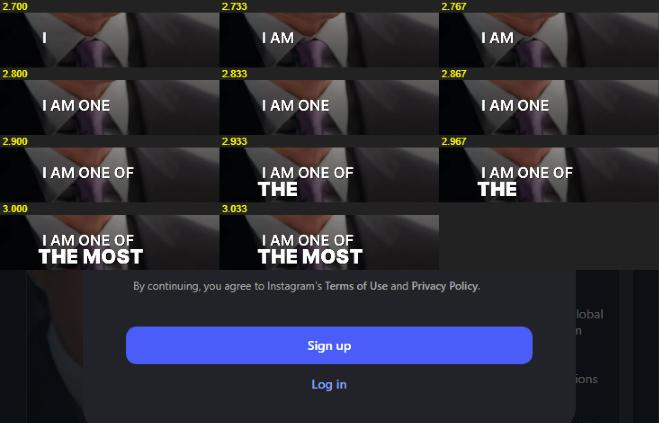
#> input picture presets/youtube-shorts/onyx-samples/references/batch2-shots/02-doac-word-build-strip.png, 659 x 423 px
$ python -i overlays.py   (imports and definitions only)
#> lines starting #> are read from the running program, lines starting #| are printed output that depends on the picture
### presets/youtube-shorts/onyx-samples/kit/reactions/tools/geom.py
"""geom.py: the reaction-video geometry (Affan's layout, 1080x1920) and the source-frame / preview helpers.

Layers (his values, read from the timeline 2026-10-07):
  screen  2560x1440 OBS capture, Scale 71 at (0.42963, 0.28906)  -> panel box x 0..1080, y 44..1038 (the face layer covers y >= 1038)
  face    1920x1080 camera, Scale 65 at (0.5, 0.72344) in the split; Scale 132 at (0.5, 0.48958) face-only (his own framing)
A VIEW is what the screen panel shows: a source-pixel centre (cx, cy) and a zoom z relative to his default (z = 1 is Scale 71).
view_motion() turns it into Premiere Motion values (Scale %, Position as a fraction of the frame, Crop % per edge, in layer
space) so the zoomed layer is cropped to exactly the panel box and never leaks into the bars.

A plan's views[] entry {t0, t1, view, [anim: [t, dur], from, anim_out: [t, dur]], [ease], [drift]} (2026-10-13 additions):
  ease   the curve of anim / anim_out: "outCubic" (default, the original push-in) | "inOutCubic" | "inOutSine" | "linear"
  drift  a z multiplier reached at the view's t1 (e.g. 1.06), eased inOutSine from 1.0 at t0, applied ON TOP of the view (and of
         any anim): the slow push on a long hold (research 2026-10-13 #5). apply.py bakes such a view as keys every 0.5 s.
"""
import io, json, math, subprocess
from PIL import Image

W, H = 1080, 1920
SW, SH = 2560, 1440
BASE = 0.71
BOX = (0, 44, 1080, 1038)                    # panel box in the sequence frame
DEFAULT_POS = (0.42962962388992, 0.2890625)
FACE_SPLIT = dict(scale=65, pos=(0.5, 0.72343748807907))
FACE_ONLY = dict(scale=132, pos=(0.5, 0.48958334326744))


# [53 lines left out: functions configure, default_view, view_motion, frame, place, clip_at, not called in this run]


def src_time(c, t):
    return c["i"] + (t - c["s"])


def _ease(x):
    x = min(max(x, 0.0), 1.0); return 1 - (1 - x) ** 3


def _clamp01(f):
    return lambda x: f(min(max(x, 0.0), 1.0))


EASES = {"outCubic": _ease,
         "inOutCubic": _clamp01(lambda x: 4 * x ** 3 if x < 0.5 else 1 - (-2 * x + 2) ** 3 / 2),
         "inOutSine": _clamp01(lambda x: -(math.cos(math.pi * x) - 1) / 2),
         "linear": _clamp01(lambda x: x)}


def named(plan, v):
    return dict(default_view()) if v in (None, "default") else dict(plan["views_named"][v])


# [27 lines left out: functions view_at, motion_rect, not called in this run]


def face_at(plan, t):
    return next((f for f in plan["face"] if f["t0"] <= t < f["t1"]), None)


# [14 lines left out: function face_motion, not called in this run]

### presets/youtube-shorts/onyx-samples/kit/reactions/tools/overlays.py
"""overlays.py: render a reaction job's overlay layers from its plan.json (Affan's Tella brief, 2026-10-07).

  PYTHONUTF8=1 python overlays.py <job>/plan.json [--captions] [--mg] [--only <id>] [--still <t>] [--check]

  --captions  hf-free caption layer: one PNG per chunk (Bebas Neue, white, thin black stroke, no animation, centred on the
              split seam y 1038, ONE constant position) -> <job>/overlays/captions.mov (ProRes 4444 alpha, 30 fps, full length)
  --mg        every plan graphic -> <job>/overlays/mg/<id>.mov (ProRes 4444 alpha, 60 fps, exactly t1 - t0 long)
  --still t   write <job>/work/overlay-<t>.png (all layers at sequence time t) for review
  --check     the plan checker (after --captions): ERRORS (exit 1) and WARNINGS, see check() below; also planlib.check(plan_path)

Captions follow his reference reel (instagram.com/p/DbY2vIKtwvV): 1-3 words, uppercase, no animation; while the reviewed
video plays the caption reads *VIDEO* (his reference does exactly that). Punctuation: ! ? and quotes only (captext.clean).

Graphic kinds (plan["graphics"][], every one {id, kind, t0, t1, [sfx]}; "box" = a plan["boxes"] name, source px of the OBS
screen recording, or a literal [x0, y0, x1, y1]):
  label, title_card, channel_card, lower_third, stat, checklist, compare, steps, mock_title, arrow, underline, move,
  distance, group                     the batch-1/2 kinds (keys: see each sprite / frame function)
2026-10-13 additions (research-2026-10-13.md; no new key = today's output, byte for byte):
  placement   align "left" (the card's LEFT edge at x, default 56) | "right" (its right edge at x, default 1024), cy = y, on
              label / title_card / channel_card / lower_third / stat / checklist / compare / steps / chip; w = the card
              width on title_card / checklist / compare / steps (verdict cards: 760; long rows shrink to fit)
  rich text   "*word*" in a label / title / steps + checklist title / compare line / stat label / lower_third title /
              hook_title line: that word in plan["accent_font"] (default Playfair Display Italic), gold, cap height matched
              to the base face, on its baseline (a gold title turns white so its accent word carries the gold);
              plan["accent_weight"] / ["accent_opsz"] set a variable accent font's axes
  card_style  plan["card_style"] = "glass": every card a #1C1C1C -> #0C0C0C gradient @ 235 + a 1 px inner top highlight
  entrance    g["entrance"] overrides plan["entrance"]: "pop" | "rise" | "wipe" (a left->right mask reveal 0.36 s
              easeInOutCubic + a 12 px slide, fade out 0.24 s) | "lift" (scale 0.35 -> 1 from g["from_xy"] frame px in
              0.4 s easeOutBack 1.2, fading in over 0.15 s)
  showcase    the frame around our sample while it plays (FRAME track, see apply.py): box (our sample's video area), tag,
              tag2, blur (36), dim (0.35): the screen's own picture of that box, blurred + darkened, fills the
              panel outside the card (and its r 28 corner wedges), a hairline + shadow on the card edge; the view must be
              static across [t0, t1]
  ba_wipe     before / after = {"src": "obs", "t": <OBS s at t0>, "box": name} | {"file": <path>, "t": <s at t0>}; 520x924
              card in the panel, blurred `after` backdrop (opaque over the panel); wipe_at (s after t0, default 1.0),
              wipe_dur (0.7), park (s, optional: the line rests at x 540), dir "ltr" (default: the 4 px line travels left ->
              right, OURS opens behind it on the left) | "rtl" (ORIGINAL left / OURS right at the park); tags [before, after]
              (default ["ORIGINAL", "OURS"]) ride their own side's outer top corner
  ba_pair     before / after as ba_wipe, two 470x836 cards (x 65..535 / 545..1015), the right one rises 0.3 s after the
              left; labels (default ["ORIGINAL", "OURS"]), labels_at "above" (default) | "top" | "bottom" (inside the card)
  spotlight   box, pad (16), tag (optional Bebas tag docked outside the hole with a 2 px leader): the panel dims to 45 %
              black except a rounded hole (r 18, 10 px feather); follows the view per frame
  select      box, pad (8), chip (optional IBM Plex Mono 22 chip above the top-left corner), draw_at (s after t0, 0):
              a 2 px white outline drawn round the box in 0.3 s + four 12 px handles; follows the view per frame
  cursor      box, at "br" (default) | "tl" | "center", click_at (s after t0, 0.55), glide (0.55): a macOS arrow gliding in
              from target + (220, 260), a click squash + ripple ring; follows the view per frame
  loupe       box, mag (2.2 x the panel's display scale), r (150), rest ([x, y] frame px; default 60 px clear of the target
              on the roomier side), live (false: one still of the screen at t0 + 0.3; true: the playing screen)
  timecode    box, steps [[t_abs, "0:03 / 0:41"], ...], dock "tl" (default) | "tr" | "bl" | "br" (above_scrub: true lifts a
              bottom dock clear of a scrub bar): a mono chip 16 px inside the box's corner, 0.12 s cross-fades
  scrub       box, p0 / p1 (fractions across the graphic) or keys [[t_abs, frac], ...], ticks [[t_abs, frac(, sfx)], ...]:
              a 6 px bar along the box's bottom edge, gold fill, a playhead dot, gold ticks that pop and stay
  (the screen marks spotlight / select / cursor / loupe / timecode / scrub are clipped to the panel box; in a group the
  cursor goes LAST so it sits on top of the select it clicks)
  hook_title  line1 (Bebas 60, white 80 %), line2 (the accent font 84, gold; "*word*" spans make it rich Bebas), y (1450)
  chip        avatar ({"src": "file", "path"}, optional), name, sub (optional), verified (optional), x, y, align
  channel_card  + flip_at (abs s) + flip_to (box): from flip_at the card flies into the box (mapped through the view at
              flip_at + 0.05) in 0.45 s easeInOutCubic, scaling to its height, fading out over the last 0.15 s
plan["seam_line"]["draw"] = 0.22: at each face-only beat's end the seam line grows from the centre outward (outCubic, 60 fps).
DEFAULT_SFX / default_sfx(g): the tiered SFX palette per kind (research #12) for build_plan scripts; apply.py reads g["sfx"].
"""
import json, math, os, subprocess, sys, tempfile, shutil
from PIL import Image, ImageChops, ImageDraw, ImageEnhance, ImageFilter, ImageFont

HERE = os.path.dirname(os.path.abspath(__file__))
REPO = os.path.abspath(os.path.join(HERE, "..", "..", "..", "..", "..", ".."))
sys.path.insert(0, HERE)
sys.path.insert(0, os.path.join(REPO, "presets", "youtube-shorts", "onyx-samples", "kit"))
import geom as G                 # noqa: E402
from captext import clean        # noqa: E402

W, H = G.W, G.H
SEAM = 1038
FPS_MG, FPS_CAP = 60, 30
GOLD = (232, 196, 104)
# [2 lines that did not run here, left out]
INTER_B = os.path.join(REPO, "assets", "fonts", "Inter-Bold.otf")
INTER_R = os.path.join(REPO, "assets", "fonts", "Inter-Regular.otf")
INTER_K = os.path.join(REPO, "assets", "fonts", "Inter-Black.otf")
PLAYFAIR_I = os.path.join(REPO, "assets", "fonts", "PlayfairDisplay-Italic-VF.ttf")
PLEX_MONO = next((p for p in ("C:/Windows/Fonts/IBMPlexMono-Medium.ttf", os.path.expanduser("~/AppData/Local/Microsoft/Windows/Fonts/IBMPlexMono-Medium.ttf"),
                              "C:/Windows/Fonts/IBMPlexMono-Regular.ttf") if os.path.exists(p)), INTER_B)
FILLERS = {"uh", "um", "uhm", "erm"}
CARD_STYLE = None                # plan["card_style"]: None = the flat batch-2 card, "glass" = the gradient card (research #9)
ACCENT_FONT, ACCENT_AXES = PLAYFAIR_I, {}


# ---------- plan helpers ----------
# [11 lines left out: function load, not called in this run]


def ease(x):                     # easeOutCubic
    x = min(max(x, 0.0), 1.0); return 1 - (1 - x) ** 3


def ease_back(x, k=1.6):        # easeOutBack, a small overshoot
    x = min(max(x, 0.0), 1.0); return 1 + (k + 1) * (x - 1) ** 3 + k * (x - 1) ** 2


named, view_at = G.named, G.view_at


# [4 lines left out: function src_to_frame, not called in this run]


ease_io3 = G.EASES["inOutCubic"]
clamp01 = lambda x: min(max(x, 0.0), 1.0)


def box_src(plan, box):
    return list(plan["boxes"][box]) if isinstance(box, str) else list(box)


# [16 lines left out: functions box_at, fade_al, not called in this run]


def with_alpha(im, al):
    if al >= 1: return im
    im = im.copy(); im.putalpha(im.split()[3].point(lambda v: int(v * al))); return im


# ---------- rich text: "*word*" in the accent face (research #9 / #13) ----------
_FONTS = {}


# [16 lines left out: function font_at, not called in this run]


def cap_h(f):
    return -f.getbbox("H", anchor="ls")[1]


# [19 lines left out: functions accent_axes, accent_for, not called in this run]


def is_rich(text):
    return isinstance(text, str) and text.count("*") >= 2 and text.count("*") % 2 == 0


def rich_runs(text):
    return [(p, i % 2 == 1) for i, p in enumerate(text.split("*")) if p]


# [341 lines left out: functions rich_len, draw_rich, wrap_rich, glass_rect, card_body, card_cx and 14 more, not called in this run]


ENTRANCE = "pop"                 # plan["entrance"]: "rise" = batch 2's refined entrance (Affan 2026-10-12: "more refined, more premium")


# [150 lines left out: functions rise_frame, wipe_frame, lift_frame, _hblur, push_frame, focus_frame and 2 more, not called in this run]


def bezier(p0, p1, p2, n=60):
    return [((1 - u) ** 2 * p0[0] + 2 * (1 - u) * u * p1[0] + u * u * p2[0], (1 - u) ** 2 * p0[1] + 2 * (1 - u) * u * p1[1] + u * u * p2[1])
            for u in (i / (n - 1) for i in range(n))]


# [101 lines left out: functions arrow_frame, underline_frame, distance_frame, sprite_steps, not called in this run]


RED, GREEN = (235, 87, 87), (88, 196, 120)


# [201 lines left out: functions sprite_stat, _partial, sprite_checklist, sprite_compare, mock_title_frame, move_frame and 4 more, not called in this run]


def crop_vf(b):
    x0, y0 = max(0, int(round(b[0]))), max(0, int(round(b[1]))); x1, y1 = min(G.SW, int(round(b[2]))), min(G.SH, int(round(b[3])))
    return f"crop={x1 - x0}:{y1 - y0}:{x0}:{y0}"


def cover_vf(w, h):
    return [f"scale={w}:{h}:force_original_aspect_ratio=increase:flags=bicubic", f"crop={w}:{h}"]


def obs_path(plan, seq, t_src):
    cl = seq["v"][plan["screen_track"]]["clips"]
    return next((c for c in cl if c["i"] - 1e-6 <= t_src < c["o"]), cl[0])["p"]


# [43 lines left out: functions media_pipe, rounded_mask, card_dressing, text_sprite, not called in this run]


def drop_shadow(im, blur=4, alpha=130, dy=2):
    a = im.split()[3].point(lambda v: v * alpha // 255)
    sh = Image.new("RGBA", im.size, (0, 0, 0, 255)); sh.putalpha(Image.new("L", im.size, 0)); sh.paste(Image.new("RGBA", im.size, (0, 0, 0, 255)), (0, dy), a)
    out = sh.filter(ImageFilter.GaussianBlur(blur)); out.alpha_composite(im)
    return out


class Local:
    """a supersampled drawing region of the frame: draw in FRAME px through S() / R(), then out() -> (image, (x, y))"""
    # [4 lines left out: function __init__, not called in this run]
    def S(self, p): return ((p[0] - self.x0) * self.ss, (p[1] - self.y0) * self.ss)
    def R(self, b): return (*self.S(b[:2]), *self.S(b[2:]))
    def out(self): return self.im.resize((self.w, self.h), Image.LANCZOS), (self.x0, self.y0)


# [219 lines left out: functions clip_panel, put, sprite_tag, sprite_mono, showcase_geom, showcase_layers and 6 more, not called in this run]


def _perimeter(b):
    x0, y0, x1, y1 = b
    return [(x0, y0), (x1, y0), (x1, y1), (x0, y1), (x0, y0)]


# [25 lines left out: function select_frame, not called in this run]


_CURSOR = {}


# [237 lines left out: functions cursor_sprite, cursor_point, cursor_frame, loupe_geom, loupe_src_rect, loupe_lens and 7 more, not called in this run]


# ---------- 2026-10-27: batch-5 reaction heroes (J ink_reveal, K rows_blur, L quadrant) ----------
INK = (196, 18, 30)


# [118 lines left out: functions ink_frames, sprite_rows_blur, sprite_quadrant, not called in this run]


SEEKABLE = {"showcase": showcase_frames, "ba_wipe": ba_frames, "ba_pair": ba_frames, "loupe": loupe_frames, "ink_reveal": ink_frames}


# [6 lines left out: function frames_from, not called in this run]


# ---------- the tiered SFX palette (research #12): build_plan scripts import it; apply.py reads g["sfx"] / g["cues"] ----------
DEFAULT_SFX = {
    # native objects (cards / chips that ARE platform UI): a glassy tick / a soft pop
    "chip": "tick-glass", "channel_card": "pop-glass", "lower_third": "pop-soft", "label": "pop-soft", "timecode": "tick-glass",
    # screen marks: the click on the click, the lens focus on the loupe, a soft whoosh on the spotlight
    "cursor": None, "select": "tick-glass", "spotlight": "whoosh-soft", "loupe": "focus-pull", "scrub": None,
    "arrow": "whoosh-light", "underline": "whoosh-light", "move": "pop-soft", "distance": "pop-soft", "mock_title": "pop-glass",
    # verdict cards: pop-glass with a thin thud under it; count-ups: the data blip
    "title_card": "pop-glass", "checklist": "pop-glass", "compare": "pop-glass", "steps": "pop-glass", "stat": "blip-data",
    "hook_title": "whoosh-soft",
    # before / after: whoosh-soft at the sweep, shutter-film on the park, thud-thin on the reveal
    "ba_wipe": None, "ba_pair": "tick-glass", "showcase": None, "group": None,
}
UNDER_THUD = {"title_card", "checklist", "compare", "steps"}       # "thud-thin under pop-glass"


# [117 lines left out: functions default_sfx, graphic_cues, _frame_fn, mg_frames, not called in this run]


NEW_KINDS = {"ink_reveal", "rows_blur", "quadrant", "showcase", "ba_wipe", "ba_pair", "spotlight", "select", "cursor", "loupe", "timecode", "scrub", "hook_title", "chip"}


# [43 lines left out: functions build_mg, still, not called in this run]


# ---------- the plan checker (research #3 / #5 / #9 / #12) ----------
CARD_KINDS = {"stat", "checklist", "compare", "steps", "title_card"}
PANEL_KINDS = {"showcase", "ba_wipe", "ba_pair", "spotlight", "ink_reveal"}           # panel-wide by design: exempt from the safe-zone bbox


def _alpha_bbox(fr, thr=64):
    """the bbox of the frame's real pixels: alpha >= 64 (25 %), so a card's soft drop shadow is not counted as a key visual"""
    return fr.split()[3].point(lambda v: 255 if v >= thr else 0).getbbox()


# [73 lines left out: functions _sample_frames, check, not called in this run]


# [16 lines not run here, left out]

>>> import cv2
>>> picture = cv2.imread('../../../references/batch2-shots/02-doac-word-build-strip.png', cv2.IMREAD_GRAYSCALE)
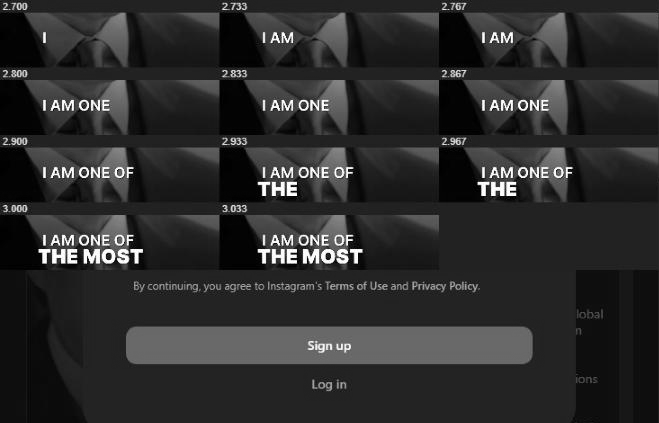
#> picture: shape (423, 659); min 0, max 255, mean 44.6
>>> result = drop_shadow(picture)
#> (the run stopped early here; a loop or call above may not have finished)

$ run again, on presets/youtube-shorts/onyx-samples/references/markbrazil-shots/08-DecK4K2tbcz-plain-sheet.jpg
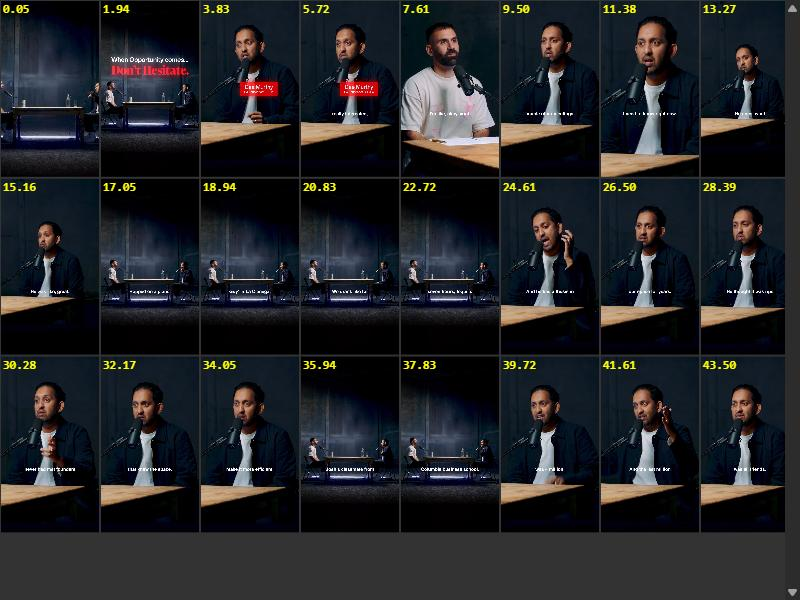
#> input picture presets/youtube-shorts/onyx-samples/references/markbrazil-shots/08-DecK4K2tbcz-plain-sheet.jpg, 800 x 600 px
#> `picture = cv2.imread('../../../references/batch2-shots/02-doac-word-bu..`:
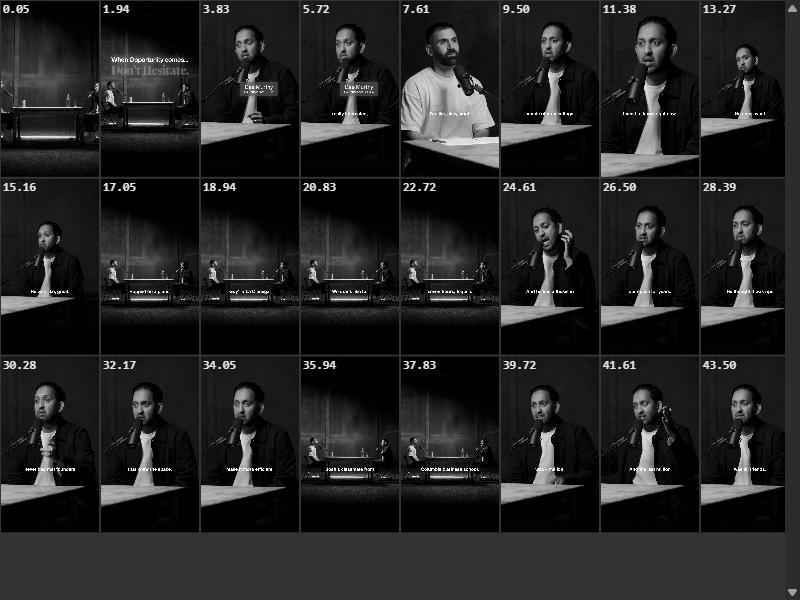
#> picture: shape (600, 800); min 0, max 255, mean 35.5

$ run again, on presets/youtube-shorts/onyx-samples/references/markbrazil-shots/09-DecLBFpNCfu-plain-sheet.jpg
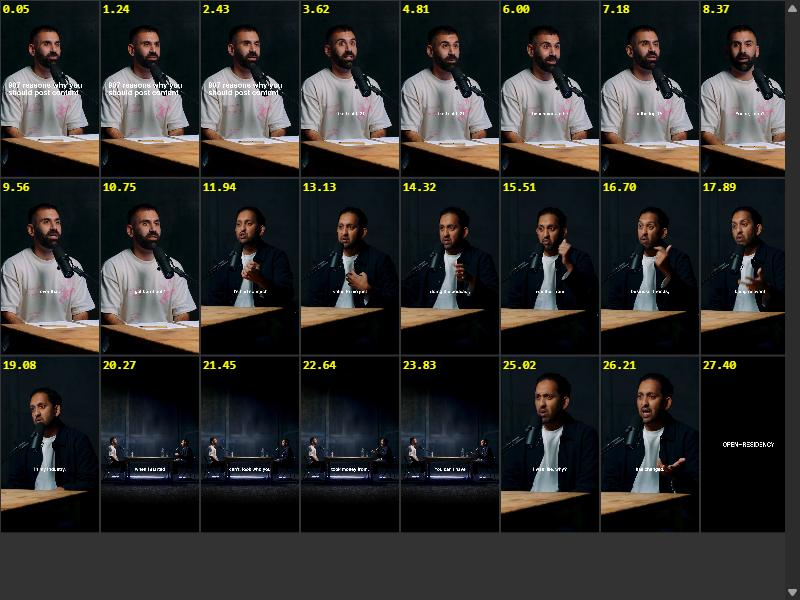
#> input picture presets/youtube-shorts/onyx-samples/references/markbrazil-shots/09-DecLBFpNCfu-plain-sheet.jpg, 800 x 600 px
#> `picture = cv2.imread('../../../references/batch2-shots/02-doac-word-bu..`:
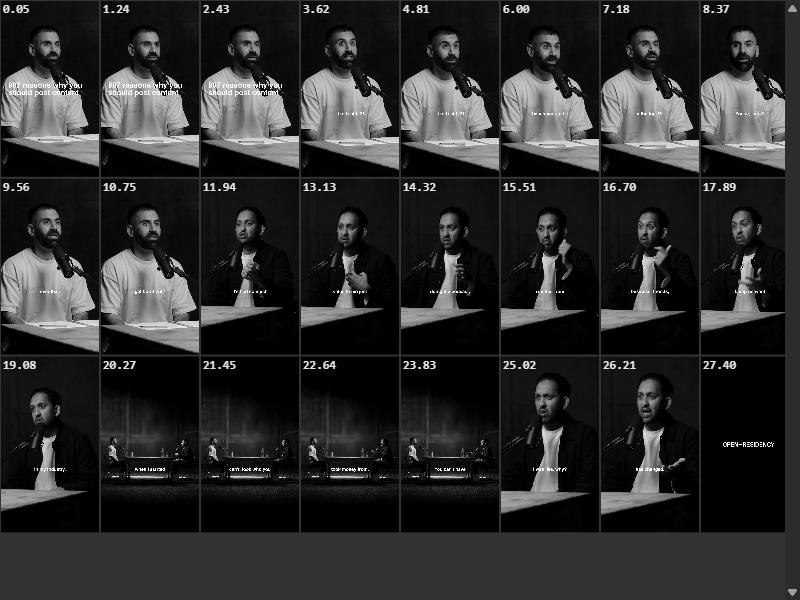
#> picture: shape (600, 800); min 0, max 255, mean 44.9
